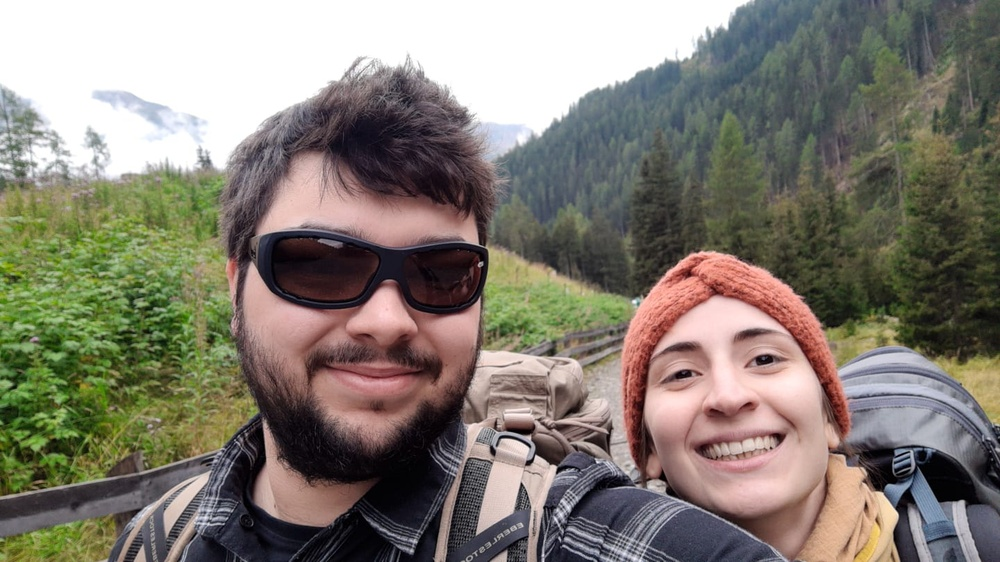
#> input picture Pythonworkspace/Resources/MaxNathi.jpeg, 1000 x 562 px, shrunk from 1440 x 810 before the run
$ python OpenCVChapter9.py
#> lines starting #> are read from the running program, lines starting #| are printed output that depends on the picture; after the words box and inside, x2 and y2 are one past the last pixel; in counts of white or black regions, pixels touching at a corner belong together
import cv2
import numpy as np

faceCascade = cv2.CascadeClassifier("Resources/haarcascade_frontalface_default.xml")
img = cv2.imread("Resources/MaxNathi.jpeg")
#> img is the input picture: shape (562, 1000, 3); mean B, G, R 114.4, 124.8, 131
imgGray = cv2.cvtColor(img, cv2.COLOR_BGR2GRAY)
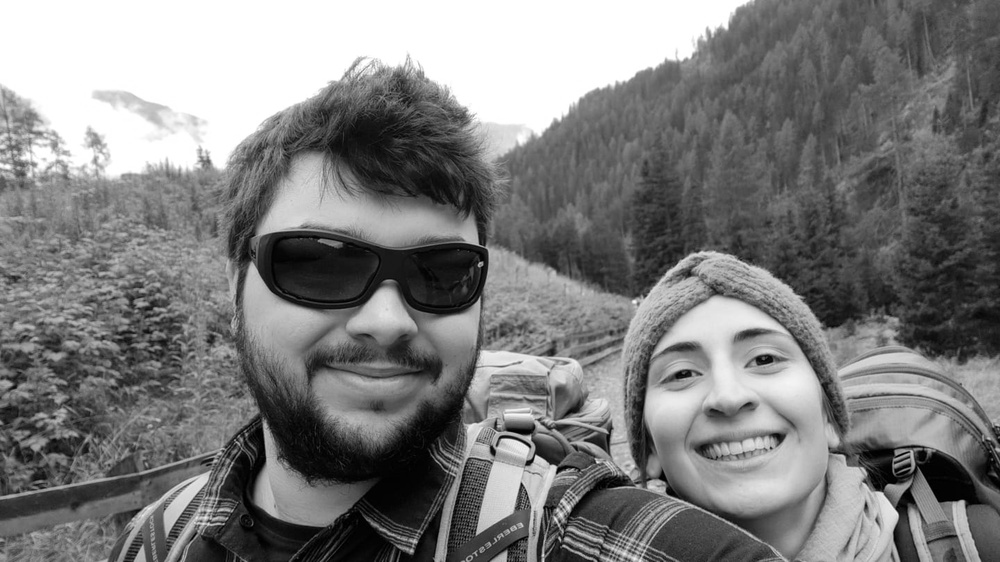
#> imgGray: shape (562, 1000); min 0, max 255, mean 125.5

faces = faceCascade.detectMultiScale(imgGray, 1.1, 6)
#> faces = [[613, 272, 228, 228]]

for (x, y, w, h) in faces:
    cv2.rectangle(img, (x, y), (x+w, y+h), (255, 0, 0), 2)
#> this loop made 1 pass
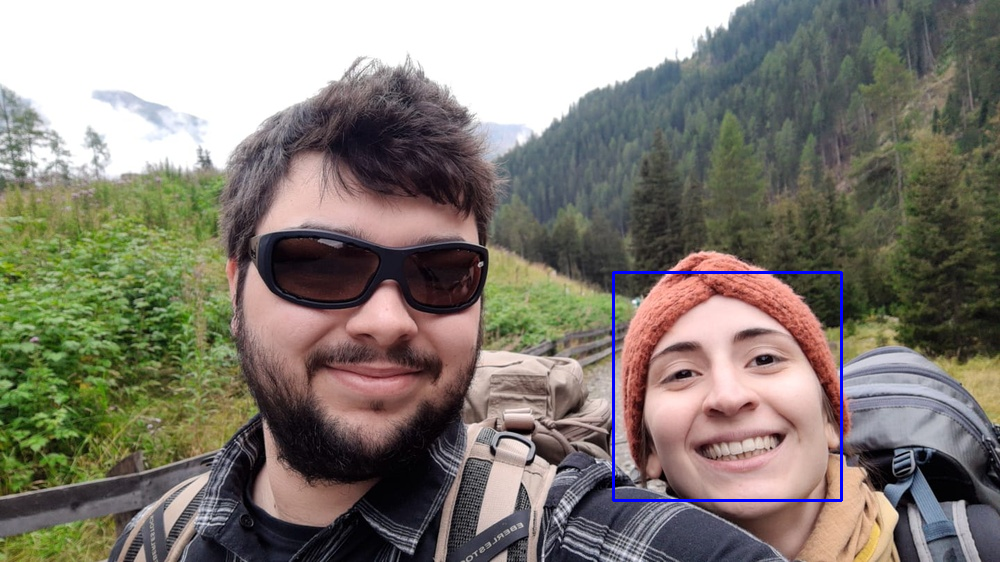
#> img: shape (562, 1000, 3); 0.49% of pixels changed, all inside (x1, y1, x2, y2) = (612, 271, 843, 502)

cv2.imshow("Result", img)

cv2.waitKey(0)
# if cv2.waitKey(0) & 0xFF == ord('q'):
#     break

$ run again, with Pythonworkspace/Resources/Cards.jpeg copied over Pythonworkspace/Resources/MaxNathi.jpeg
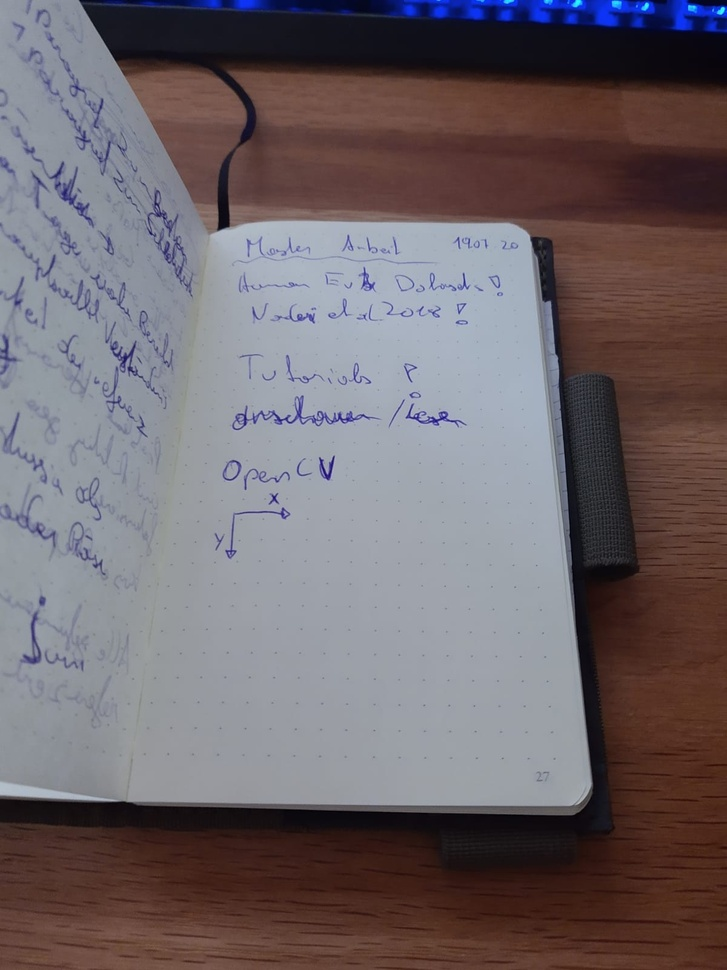
#> input picture Pythonworkspace/Resources/Cards.jpeg, 727 x 970 px, shrunk from 1200 x 1600 before the run
#> img is the input picture: shape (970, 727, 3); mean B, G, R 106.8, 101.9, 110.6
#> `imgGray = cv2.cvtColor(img, cv2.COLOR_BGR2GRAY)`:
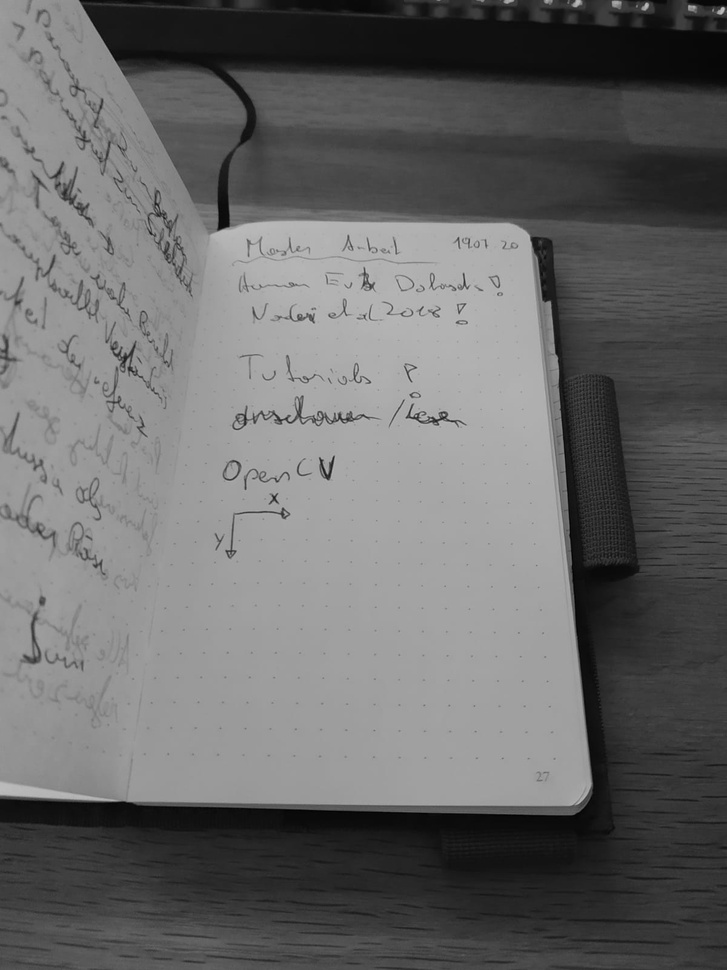
#> imgGray: shape (970, 727); min 1, max 196, mean 105
#> faces = ()

$ run again, with Pythonworkspace/Resources/Nathi.jpeg copied over Pythonworkspace/Resources/MaxNathi.jpeg
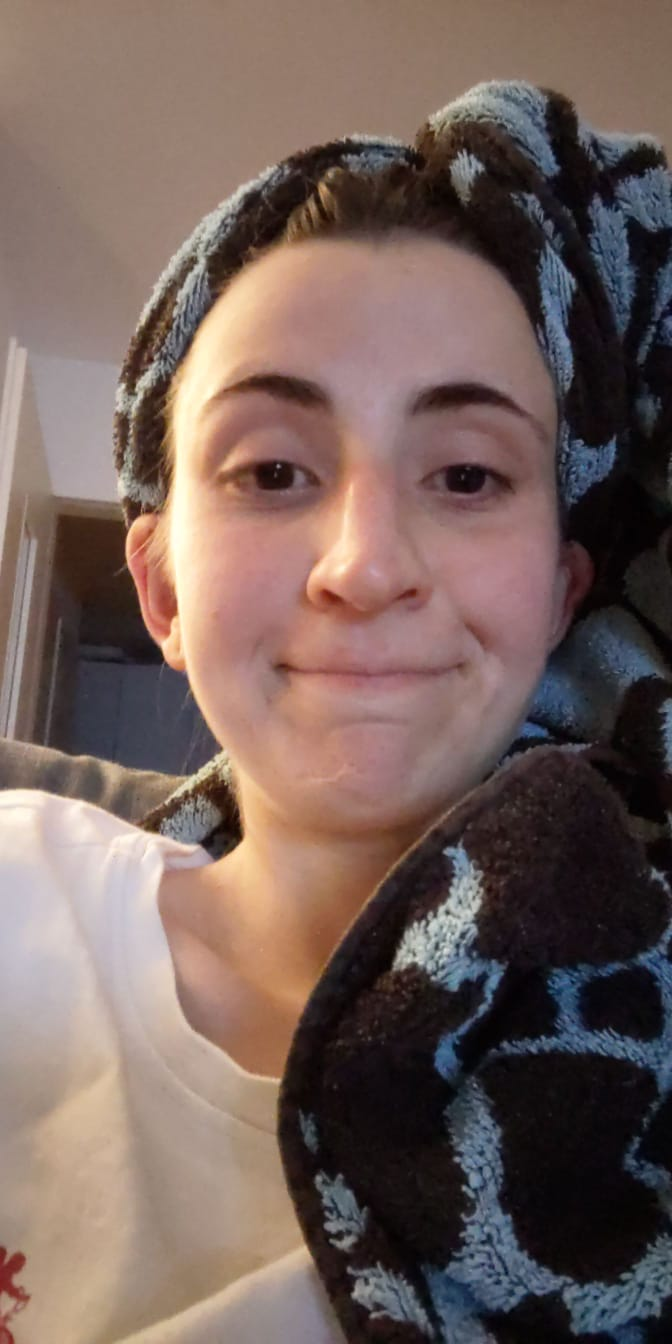
#> input picture Pythonworkspace/Resources/Nathi.jpeg, 672 x 1344 px
#> img is the input picture: shape (1344, 672, 3); mean B, G, R 91.8, 97.8, 117.2
#> `imgGray = cv2.cvtColor(img, cv2.COLOR_BGR2GRAY)`:
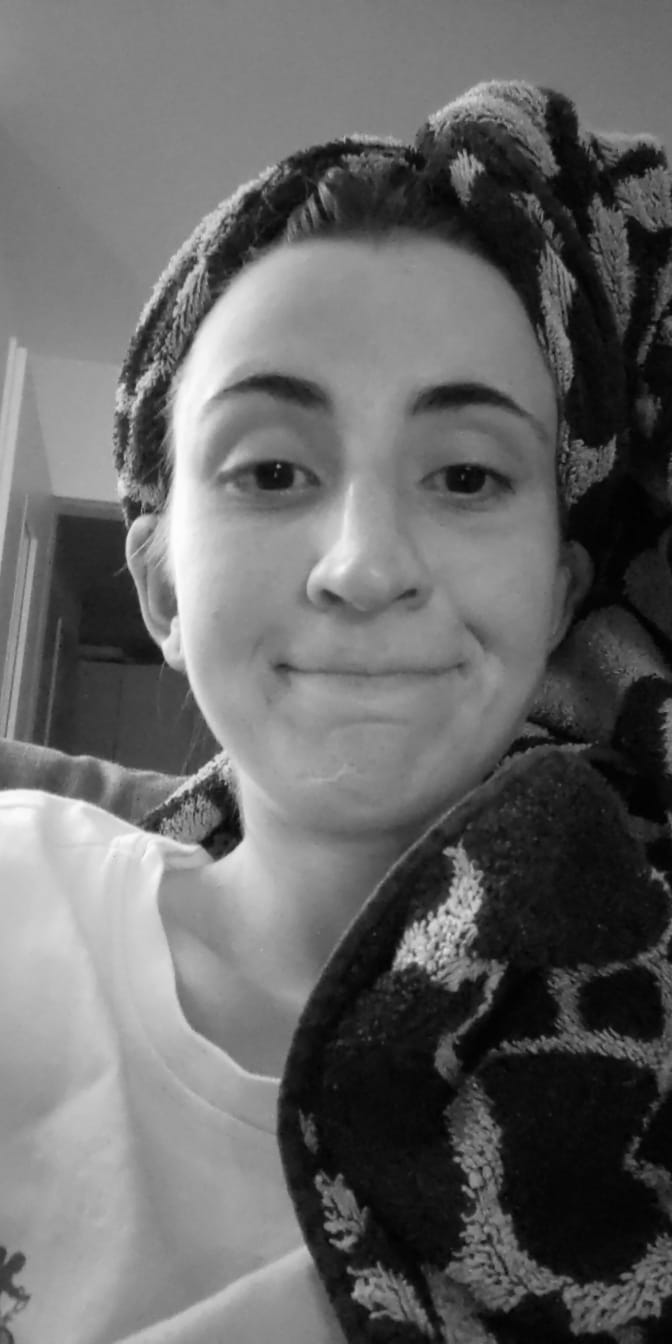
#> imgGray: shape (1344, 672); min 0, max 253, mean 102.9
#> faces = [[82, 254, 547, 547]]
#> the loop `for (x, y, w, h) in faces:` made 1 pass
#> after the loop `for (x, y, w, h) in faces:`:
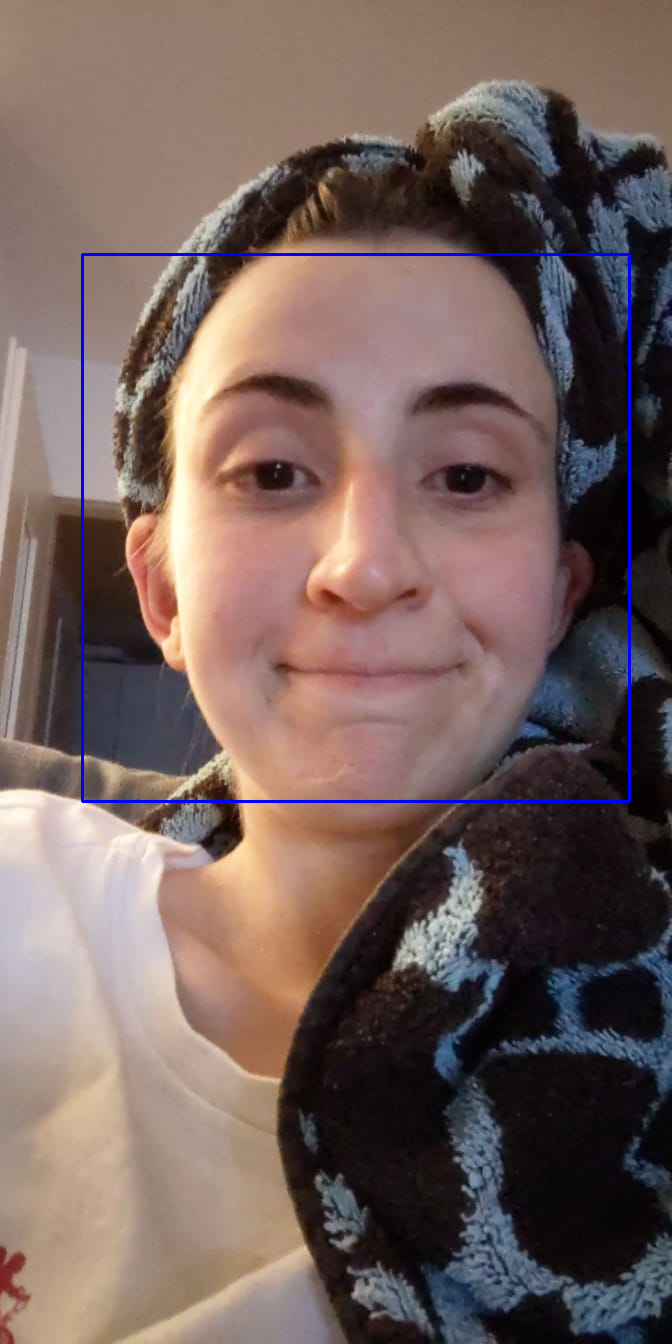
#> img: shape (1344, 672, 3); 0.73% of pixels changed, all inside (x1, y1, x2, y2) = (81, 253, 631, 803)
